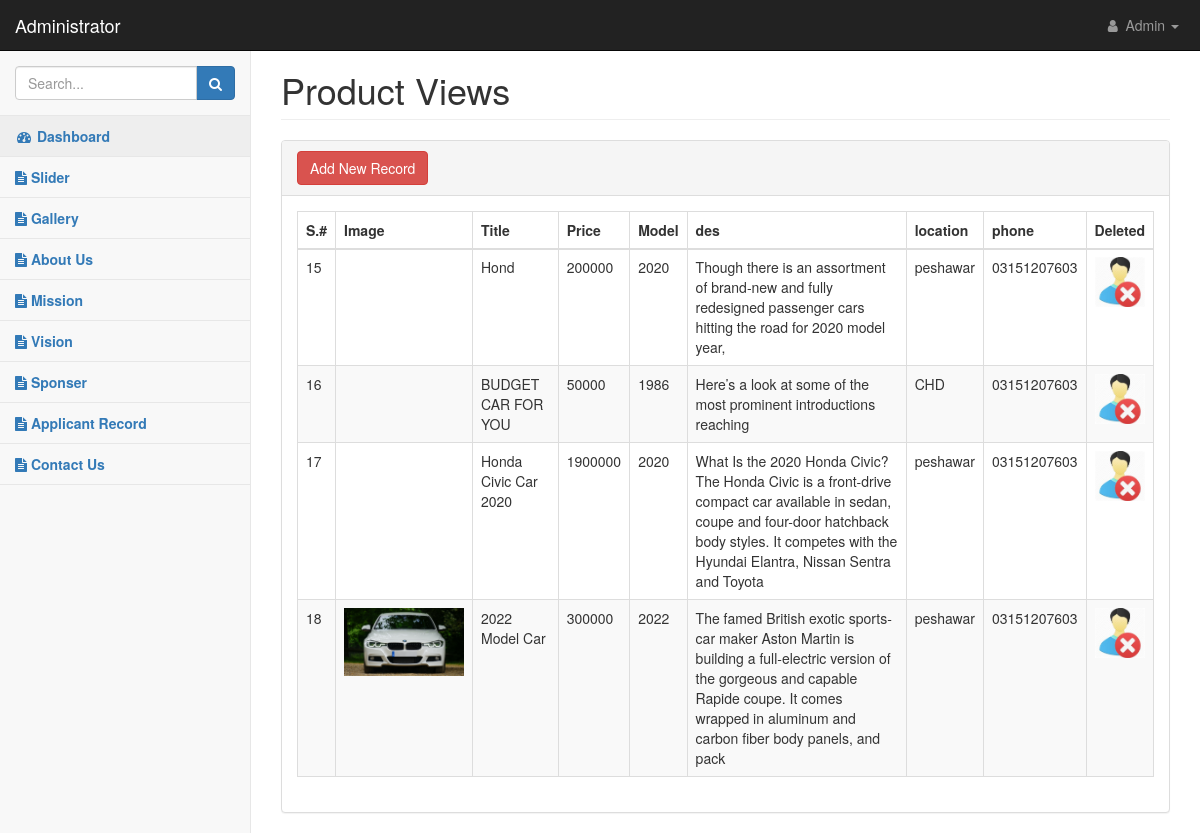
The page /admin/izazdis.php on the database its author committed.
### tables this page shows
CREATE TABLE `product` (
  `prod_id` int(11) NOT NULL,
  `image` varchar(100) DEFAULT NULL,
  `title` varchar(100) DEFAULT NULL,
  `price` varchar(100) DEFAULT NULL,
  `model` varchar(100) DEFAULT NULL,
  `des` varchar(200) DEFAULT NULL,
  `location` varchar(100) DEFAULT NULL,
  `phone` varchar(100) DEFAULT NULL
);

### admin/izazdis.php (the view, shortened to what this page needs)
<?php
 include "header.php";
 include "nav.php";
 include 'dbcon.php';
?>
 <div id="page-wrapper">
                <div class="container-fluid">
                    <div class="row">
                        <div class="col-lg-12">
                            <h1 class="page-header">Product Views</h1>
                        </div>
                        <div class="container-fluid">
  </div>
                    </div>
                    <div class="row">
                        <div class="col-lg-12">
                            <div class="panel panel-default">
                                <div class="panel-heading">
     <button type="button" class="btn btn-danger"><a href="izazpro.php" style="color: white; text-decoration: none;">Add New Record</a>
     </button>
                                </div>
                                <div class="panel-body">
                                    <div class="table-responsive">
                                        <table class="table table-striped table-bordered table-hover" id="dataTables-example">
                                            <thead>
                                                <tr>
                                                    <th>S.#</th>
                                                    <th>Image</th>
                                                    <TH>Title</TH>
                                                    <TH>Price</TH>
                                                    <TH>Model</TH>
                                                    <TH>des</TH>
                                                  <th>location</th>
                                                  <th>phone</th>
                                                    <th>Deleted</th>
                                                </tr>
                                            </thead>
                                            <tbody>
                                                <tr class="odd gradeX">
                                                 <?php
    $selecte = "SELECT * FROM `product`";
                $result1 = mysqli_query($con, $selecte);
                while ($row = mysqli_fetch_assoc($result1)) {
                ?>
                <tr>
                  <td><?php echo $row['prod_id'];?></td>
                <td> <img src="<?php echo $row['image'];?>" style="max-width: 120px;" alt=""></td>
                  <td><?php echo $row['title'];?></td>
                  <td><?php echo $row['price'];?></td>
                  <td><?php echo $row['model'];?></td>
                  <td><?php echo $row['des'];?></td>
                   <td><?php echo $row['location'];?></td>
                    <td><?php echo $row['phone'];?></td>
                  <td>
       <a href="product_deleted.php?did=<?php echo $row['prod_id'];?>" onclick="return confirm('Do you really want to delete this ?')">
                      <img src="pic/delete.jpg" style="max-width: 50px;" alt="">
                    </a>
                  </td>
                </tr>
                                                <?php };?>
                                            </tbody>
                                        </table>
                                    </div>
                        <?php
include "footer.php";
                        ?>

### admin/css/startmin.css (style rules this page uses)
body { background-color: #f8f8f8; }
#page-wrapper { padding-top: 30px; min-height: 568px; background-color: #fff; }
@media (min-width:768px) { #page-wrapper { position: inherit; margin-left: 250px; padding: 30px 15px 0 15px; border-left: 1px solid #e7e7e7; } }

### rows shown on the page
product: prod_id "15", title "Hond", price "200000", model "2020", des "Though there is an assortment of brand-new and fully redesigned passenger cars hitting the road for 2020 model year,", location "peshawar", phone "03151207603"
product: prod_id "16", title "BUDGET CAR FOR YOU", price "50000", model "1986", des "Here’s a look at some of the most prominent introductions reaching", location "CHD", phone "03151207603"
product: prod_id "17", title "Honda Civic Car 2020", price "1900000", model "2020", des "What Is the 2020 Honda Civic? The Honda Civic is a front-drive compact car available in sedan, coupe and four-door hatchback body styles. It competes with the Hyundai Elantra, Nissan Sentra and Toyota", location "peshawar", phone "03151207603"
product: prod_id "18", image (picture), title "2022 Model Car", price "300000", model "2022", des "The famed British exotic sports-car maker Aston Martin is building a full-electric version of the gorgeous and capable Rapide coupe. It comes wrapped in aluminum and carbon fiber body panels, and pack", location "peshawar", phone "03151207603"
